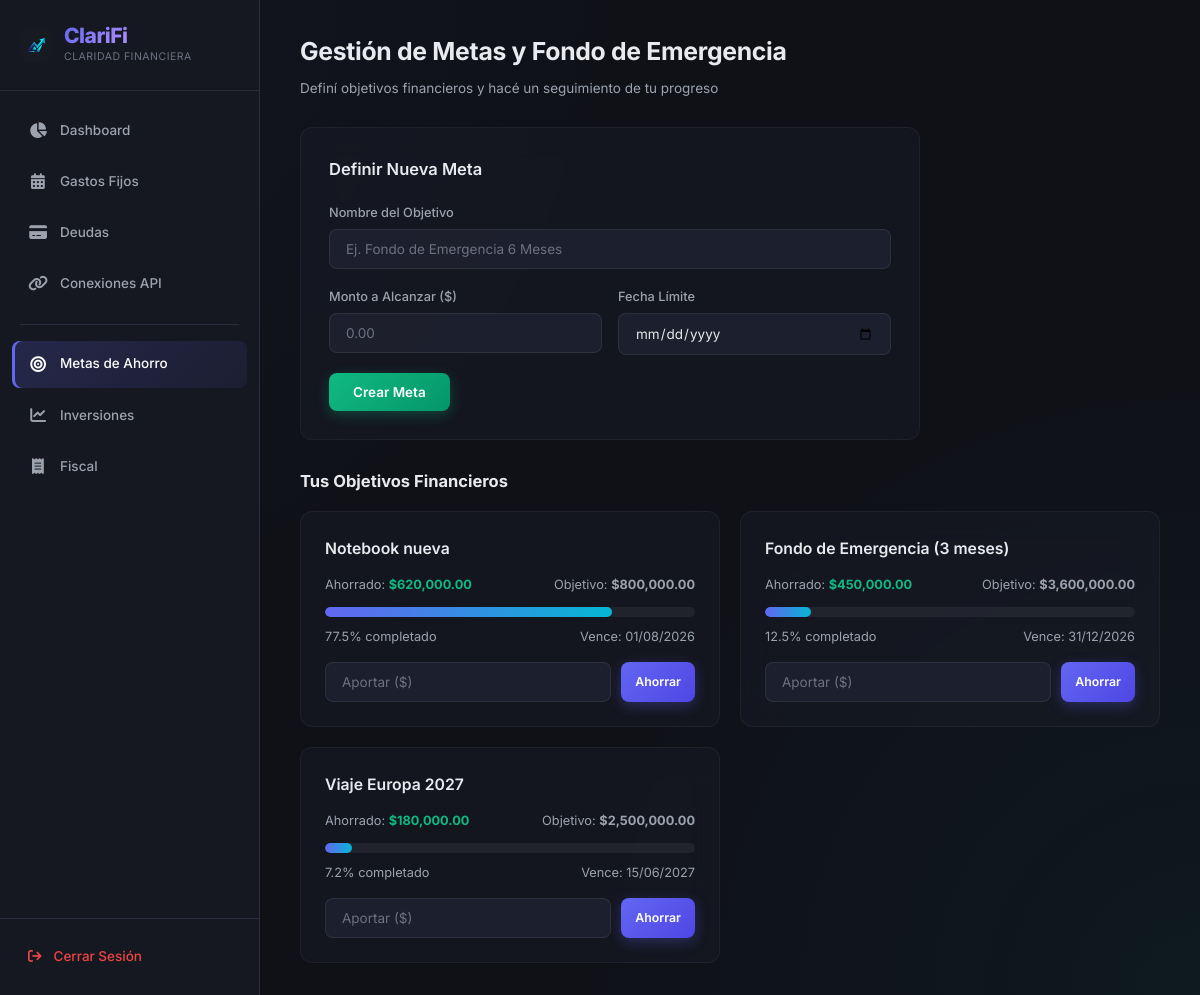
The app's page /index.php?action=metas (signed in) with its own data.
### tables this page shows
CREATE TABLE metas_financieras (
  id_meta int NOT NULL AUTO_INCREMENT,
  nombre_meta varchar(100) NOT NULL,
  monto_objetivo decimal(18,2) NOT NULL,
  saldo_actual decimal(18,2) NOT NULL,
  fecha_limite date NOT NULL,
  id_usuario int NOT NULL,
  PRIMARY KEY (id_meta),
  KEY fk_metas_financieras_usuarios1_idx (id_usuario),
  CONSTRAINT fk_metas_financieras_usuarios1 FOREIGN KEY (id_usuario) REFERENCES usuarios (id_usuario) ON DELETE CASCADE
);

### app/models/MetaModel.php (called while the page is built, shortened)
<?php
require_once 'Conexion.php';
class MetaModel {
    private $db;
    public function __construct() {
        $conexion = new Conexion();
        $this->db = $conexion->conectar();
    }
    public function obtenerMetasUsuario($id_usuario) {
        $sql = "SELECT * FROM metas_financieras
                WHERE id_usuario = :id_usuario
                ORDER BY fecha_limite ASC";
        $stmt = $this->db->prepare($sql);
        $stmt->bindParam(':id_usuario', $id_usuario, PDO::PARAM_INT);
        $stmt->execute();
        return $stmt->fetchAll(PDO::FETCH_ASSOC);
    }
}
?>

### app/models/Conexion.php (called while the page is built, shortened)
<?php
class Conexion {
    private $host;
    private $db_name;
    private $username;
    private $password;
    private $port;
    public function __construct() {
        $this->host     = getenv('MYSQLHOST')     ?: (getenv('MYSQL_HOST')     ?: '127.0.0.1');
        $this->db_name  = getenv('MYSQLDATABASE') ?: (getenv('MYSQL_DATABASE') ?: 'gestor_financiero');
        $this->username = getenv('MYSQLUSER')     ?: (getenv('MYSQL_USER')     ?: 'root');
        $this->password = getenv('MYSQLPASSWORD') ?: (getenv('MYSQL_PASSWORD') ?: '');
        $this->port     = getenv('MYSQLPORT')     ?: (getenv('MYSQL_PORT')     ?: '3306');
    }
    public function conectar() {
        $this->conn = null;
        try {
            $dsn = "mysql:host=" . $this->host . ";port=" . $this->port . ";dbname=" . $this->db_name . ";charset=utf8mb4";
            $opciones = [
                PDO::ATTR_ERRMODE            => PDO::ERRMODE_EXCEPTION,
                PDO::ATTR_DEFAULT_FETCH_MODE => PDO::FETCH_ASSOC,
                PDO::ATTR_EMULATE_PREPARES   => false,
            ];
            $this->conn = new PDO($dsn, $this->username, $this->password, $opciones);
        } catch(PDOException $e) {
            echo "Error de conexión crítica: " . $e->getMessage();
            die();
        }
        return $this->conn;
    }
}
?>

### app/models/TransaccionModel.php (called while the page is built, shortened)
<?php
require_once 'Conexion.php';
class TransaccionModel {
    public function __construct() {
        $conexion = new Conexion();
    }
}
?>

### app/models/CategoriaModel.php (called while the page is built, shortened)
<?php
require_once 'Conexion.php';
class CategoriaModel {
    public function __construct() {
        $conexion = new Conexion();
    }
}
?>

### app/controllers/MetaController.php (called while the page is built, shortened)
<?php
require_once 'app/models/MetaModel.php';
require_once 'app/models/TransaccionModel.php';
require_once 'app/models/CategoriaModel.php';
class MetaController {
    private $metaModel;
    public function __construct() {
        $this->metaModel = new MetaModel();
    }
    public function obtenerDatosMetas($id_usuario) {
        $metas = $this->metaModel->obtenerMetasUsuario($id_usuario);
        foreach ($metas as &$meta) {
            if ($meta['monto_objetivo'] > 0) {
                $porcentaje = ($meta['saldo_actual'] / $meta['monto_objetivo']) * 100;
            } else {
                $meta['porcentaje_avance'] = 0;
            }
        }
        return $metas;
    }
}
?>

### app/views/metas_view.php (the view, shortened to what this page needs)
<?php $page_title = 'Metas de Ahorro'; require_once 'app/views/partials/layout_header.php'; ?>
    <div class="page-header">
        <h2>Gestión de Metas y Fondo de Emergencia</h2>
        <p>Definí objetivos financieros y hacé un seguimiento de tu progreso</p>
    </div>
    <div class="form-card" style="max-width: 620px;">
        <h3>Definir Nueva Meta</h3>
        <form action="index.php?action=registrar_meta" method="POST">
            <div class="form-group">
                <label>Nombre del Objetivo</label>
                <input type="text" name="nombre_meta" required maxlength="100" placeholder="Ej. Fondo de Emergencia 6 Meses">
            </div>
            <div class="form-grid-2">
                <div class="form-group">
                    <label>Monto a Alcanzar ($)</label>
                    <input type="number" step="0.01" name="monto_objetivo" required min="0.01" placeholder="0.00">
                </div>
                <div class="form-group">
                    <label>Fecha Límite</label>
                    <input type="date" name="fecha_limite" required>
                </div>
            </div>
            <button type="submit" class="btn btn-success">Crear Meta</button>
        </form>
    </div>
    <h3 style="margin-bottom: 16px; font-size: 1.1rem;">Tus Objetivos Financieros</h3>
    <div class="metas-grid">
        <?php if (!empty($metas)): ?>
            <?php foreach ($metas as $meta): ?>
                <div class="meta-card <?= $meta['porcentaje_avance'] >= 100 ? 'completada' : '' ?>">
                    <h3><?= htmlspecialchars($meta['nombre_meta']) ?></h3>
                    <div class="meta-stats">
                        <span>Ahorrado: <strong class="text-green">$<?= number_format($meta['saldo_actual'], 2) ?></strong></span>
                        <span>Objetivo: <strong>$<?= number_format($meta['monto_objetivo'], 2) ?></strong></span>
                    </div>
                    <div class="progress-track">
                        <div class="progress-fill <?= $meta['porcentaje_avance'] >= 100 ? 'complete' : '' ?>" style="width: <?= $meta['porcentaje_avance'] ?>%;"></div>
                    </div>
                    <div class="meta-stats" style="margin-top: 10px;">
                        <span><?= $meta['porcentaje_avance'] ?>% completado</span>
                        <span>Vence: <?= date('d/m/Y', strtotime($meta['fecha_limite'])) ?></span>
                    </div>
                    <?php if ($meta['porcentaje_avance'] < 100): ?>
                        <form action="index.php?action=agregar_ahorro" method="POST" class="form-ahorro">
                            <input type="number" step="0.01" name="monto_deposito" required min="0.01" placeholder="Aportar ($)">
                            <button type="submit" class="btn btn-primary btn-sm">Ahorrar</button>
                        </form>
                    <?php else: ?>
                        <p class="text-green" style="text-align: center; font-weight: 600; margin-top: 14px;"><i class="fa-solid fa-trophy"></i> ¡Meta Completada!</p>
                    <?php endif; ?>
                </div>
            <?php endforeach; ?>
        <?php else: ?>
            <p class="text-muted" style="padding: 20px;">No tenés metas financieras activas. ¡Empezá a planificar tu futuro!</p>
        <?php endif; ?>
    </div>
<?php require_once 'app/views/partials/layout_footer.php'; ?>

### app/views/assets/style.css (style rules this page uses)
:root { --bg-body: #0f1117; --bg-sidebar: #161821; --bg-card: #1c1e2b; --bg-card-hover: #232536; --bg-input: #232536; --bg-input-focus: #2a2d40; --border: #2a2d3e; --border-focus: #6366f1; --text-primary: #e8eaed; --text-secondary: #9ca3af; --text-muted: #6b7280; --accent: #6366f1; --accent-hover: #818cf8; --accent-glow: rgba(99, 102, 241, 0.25); --green: #10b981; --green-bg: rgba(16, 185, 129, 0.12); --green-border: rgba(16, 185, 129, 0.3); --red: #ef4444; --red-bg: rgba(239, 68, 68, 0.12); --red-border: rgba(239, 68, 68, 0.3); --yellow: #f59e0b; --yellow-bg: rgba(245, 158, 11, 0.12); --yellow-border: rgba(245, 158, 11, 0.3); --cyan: #06b6d4; --cyan-bg: rgba(6, 182, 212, 0.12); --sidebar-width: 260px; --radius: 12px; --radius-sm: 8px; --transition: 0.2s ease; }
*, *::before, *::after { box-sizing: border-box; margin: 0; padding: 0; }
html { font-size: 15px; scroll-behavior: smooth; }
body { font-family: 'Inter', -apple-system, BlinkMacSystemFont, sans-serif; background-color: var(--bg-body); background-image: radial-gradient(circle at 0% 0%, rgba(99, 102, 241, 0.05) 0%, transparent 40%), radial-gradient(circle at 100% 100%, rgba(6, 182, 212, 0.05) 0%, transparent 40%); color: var(--text-primary); line-height: 1.6; min-height: 100vh; }
.page-header { margin-bottom: 28px; }
.page-header h2 { font-size: 1.65rem; font-weight: 700; color: var(--text-primary); letter-spacing: -0.3px; }
.page-header p { color: var(--text-secondary); font-size: 0.9rem; margin-top: 6px; }
.card, .form-card, .table-card, .meta-card, .results-block { background: rgba(28, 30, 43, 0.45); backdrop-filter: blur(16px); -webkit-backdrop-filter: blur(16px); border: 1px solid rgba(255, 255, 255, 0.05) !important; border-radius: var(--radius); transition: all 0.3s cubic-bezier(0.4, 0, 0.2, 1); }
.form-card { padding: 28px; margin-bottom: 28px; }
.form-card h3 { font-size: 1.1rem; font-weight: 600; margin-bottom: 20px; color: var(--text-primary); }
.form-grid-2 { display: grid; grid-template-columns: 1fr 1fr; gap: 16px; }
.form-group { margin-bottom: 18px; }
.form-group label { display: block; font-weight: 500; font-size: 0.85rem; color: var(--text-secondary); margin-bottom: 6px; }
input, select, textarea { width: 100%; padding: 11px 16px; background: rgba(35, 37, 54, 0.65); border: 1px solid rgba(255, 255, 255, 0.08); border-radius: var(--radius-sm); color: var(--text-primary); font-family: 'Inter', sans-serif; font-size: 0.9rem; transition: all 0.25s cubic-bezier(0.4, 0, 0.2, 1); outline: none; }
input::placeholder { color: var(--text-muted); }
.btn { display: inline-flex; align-items: center; justify-content: center; gap: 8px; padding: 11px 24px; border-radius: var(--radius-sm); font-family: 'Inter', sans-serif; font-weight: 600; font-size: 0.9rem; border: none; cursor: pointer; transition: all 0.25s cubic-bezier(0.4, 0, 0.2, 1); }
.btn-primary { background: linear-gradient(135deg, #6366f1, #4f46e5); color: #fff; box-shadow: 0 4px 14px rgba(99, 102, 241, 0.3); }
.btn-success { background: linear-gradient(135deg, #10b981, #059669); color: #fff; box-shadow: 0 4px 14px rgba(16, 185, 129, 0.3); }
.btn-sm { padding: 6px 14px; font-size: 0.82rem; }
.text-green { color: var(--green) !important; }
.progress-track { width: 100%; height: 10px; background: rgba(255,255,255,0.06); border-radius: 99px; overflow: hidden; }
.progress-fill { height: 100%; border-radius: 99px; background: linear-gradient(90deg, #6366f1, #06b6d4); animation: fillProgress 1.2s cubic-bezier(0.16, 1, 0.3, 1) both; }
.metas-grid { display: grid; grid-template-columns: repeat(auto-fill, minmax(320px, 1fr)); gap: 20px; }
.meta-card { padding: 24px; }
.meta-card h3 { font-size: 1.05rem; font-weight: 600; margin-bottom: 14px; }
.meta-stats { display: flex; justify-content: space-between; font-size: 0.85rem; color: var(--text-secondary); margin-bottom: 12px; }
.form-ahorro { display: flex; gap: 10px; margin-top: 14px; }
.form-ahorro input { flex: 1; }

### records on screen
metas_financieras: nombre_meta "Notebook nueva", saldo_actual "620,000.00", monto_objetivo "800,000.00", porcentaje_avance "77.5", fecha_limite "01/08/2026"
metas_financieras: nombre_meta "Fondo de Emergencia (3 meses)", saldo_actual "450,000.00", monto_objetivo "3,600,000.00", porcentaje_avance "12.5", fecha_limite "31/12/2026"
metas_financieras: nombre_meta "Viaje Europa 2027", saldo_actual "180,000.00", monto_objetivo "2,500,000.00", porcentaje_avance "7.2", fecha_limite "15/06/2027"
